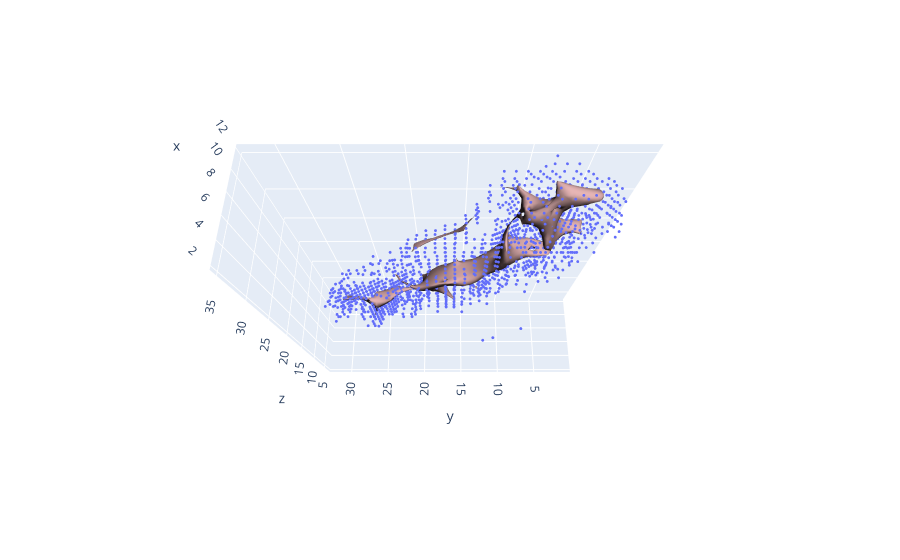

Notebook cell for this chart:
### Code cell
fig = cld.draw(list(SPAM_vols.values())[0], th_min=0.2)
cld.draw(list(SPAM_meshes.values())[0], fig=fig)

### Figure 1 — Plotly figure (JSON) as saved in the notebook; plotly's stock layout.template omitted (floating-point values rounded to 4 significant figures; data arrays with more than 128 entries replaced by an {"elided": "..."} marker saying what was removed)
{"data": [{"marker": {"opacity": 1, "size": 1}, "mode": "markers", "type": "scatter3d", "x": {"elided": "1429 int values"}, "y": {"elided": "1429 int values"}, "z": {"elided": "1429 int values"}}, {"color": "rgb(255,200,200)", "i": {"elided": "3740 int values"}, "j": {"elided": "3740 int values"}, "k": {"elided": "3740 int values"}, "lighting": {"ambient": 0.1}, "lightposition": {"x": 0, "y": 0, "z": 0}, "opacity": 1, "type": "mesh3d", "x": {"elided": "1870 float values"}, "y": {"elided": "1870 float values"}, "z": {"elided": "1870 float values"}}], "layout": {"legend": {"itemsizing": "constant"}, "scene": {"aspectmode": "data", "camera": {"eye": {"x": -0.8, "y": 0, "z": 2}}}, "title": {"text": ""}}}
